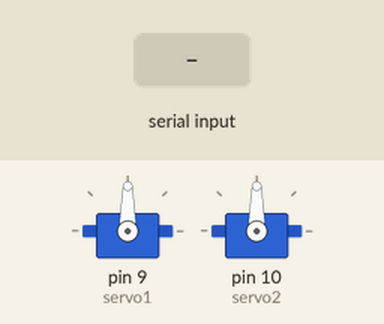
Simulated run of this sketch. Board: Arduino Uno, built with avr-gcc and run on an emulated ATmega328P. On the bench: 2 × servo. The inputs (shaded band) are chosen by the test bench. What the sketch prints to the serial monitor is not drawn.

Above: at 1.2 s.
1.3 s: "30,150\n" received over Serial
At 3.3 s:
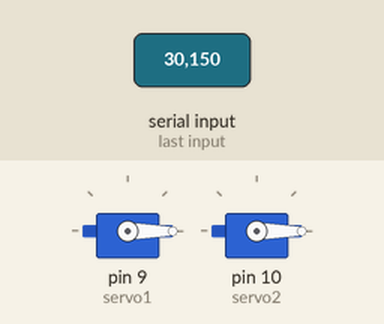
3.8 s: "90,45\n" received over Serial
At 4.4 s:
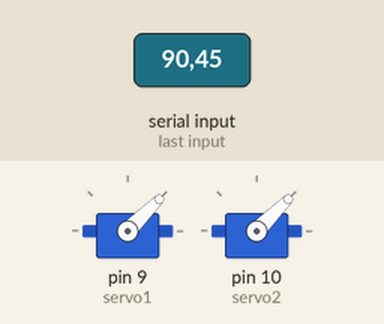
6.3 s: "200\n" received over Serial
At 7.1 s:
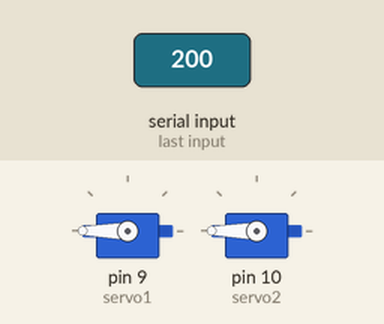
Timing chart, 0 to 9.3 s (numbered marks = the images above; inputs shaded):
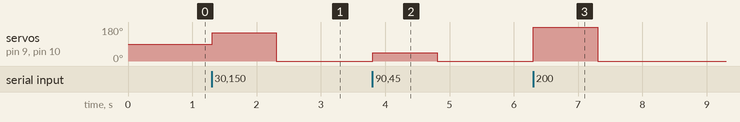

The sketch:

steering_engine.ino
```cpp
#include <Servo.h>
Servo servo1,servo2;

int pos = 0;    // 存储伺服电机角度信息的变量

void setup()
{
  servo1.attach(9);  // Servo1对象连接在9号引脚
  servo2.attach(10);// Servo2对象连接在10号引脚
  Serial.begin(9600);
  Serial.println("输入你要控制的角度：") ;
}

void loop()
{
  if(Serial.available())
  {
    Serial.print("角度为：");
    pos=Serial.parseInt();
    Serial.println(pos);
    servo1.write(pos);
    servo2.write(pos);
  }
}
```

Measured:
- after the input at 1.3 s, servo on pin 9 (servo1), servo on pin 10 (servo2): 90° → 150° at once, → 0° 1.0 s later
- after the input at 3.8 s, servo on pin 9 (servo1), servo on pin 10 (servo2): 0° → 45° at once, → 0° 1.0 s later
- after the input at 6.3 s, servo on pin 9 (servo1), servo on pin 10 (servo2): 0° → 180° at once, → 0° 1.0 s later
